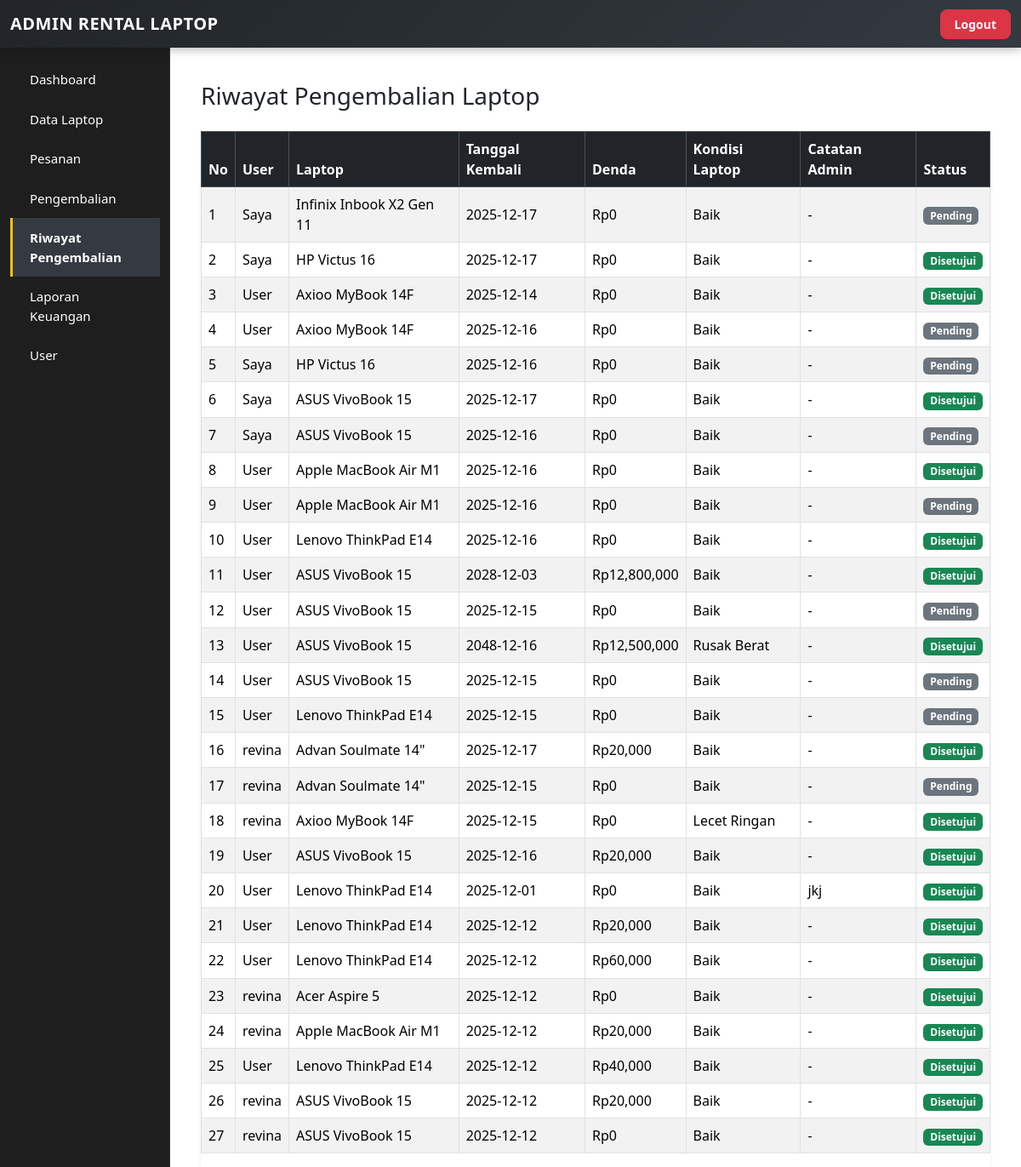
Page /admin/riwayat_pengembalian.php (signed in) on the committed database.
### tables this page shows
CREATE TABLE `tb_pengembalian` (
  `id_pengembalian` int NOT NULL AUTO_INCREMENT,
  `id_pesanan` int NOT NULL,
  `tanggal_kembali` date NOT NULL,
  `denda` int DEFAULT '0',
  `kondisi_laptop` varchar(100) DEFAULT 'Baik',
  `catatan_admin` text,
  `status` enum('Pending','Disetujui','Ditolak') NOT NULL DEFAULT 'Pending',
  PRIMARY KEY (`id_pengembalian`),
  KEY `id_pesanan` (`id_pesanan`),
  CONSTRAINT `tb_pengembalian_ibfk_1` FOREIGN KEY (`id_pesanan`) REFERENCES `tb_pesanan` (`id_pesanan`)
);

CREATE TABLE `tb_user` (
  `id_user` int NOT NULL AUTO_INCREMENT,
  `nama` varchar(100) NOT NULL,
  `email` varchar(100) NOT NULL,
  `password` varchar(100) NOT NULL,
  `role` enum('user','admin') NOT NULL,
  PRIMARY KEY (`id_user`)
);

CREATE TABLE `tb_laptop` (
  `id_laptop` int NOT NULL AUTO_INCREMENT,
  `nama` varchar(100) NOT NULL,
  `foto` varchar(255) DEFAULT NULL,
  `spesifikasi` text NOT NULL,
  `harga_per_hari` int DEFAULT NULL,
  `stok` int NOT NULL,
  `status` enum('Tersedia','Disewa') NOT NULL,
  `harga` int NOT NULL,
  PRIMARY KEY (`id_laptop`)
);

### admin/riwayat_pengembalian.php (the view, shortened to what this page needs)
<?php
require "../config/database.php";
$sql = "
    SELECT
        k.id_pengembalian,
        k.tanggal_kembali,
        k.denda,
        k.kondisi_laptop,
        k.catatan_admin,
        k.status,
        u.nama AS nama_user,
        l.nama AS nama_laptop
    FROM tb_pengembalian k
    JOIN tb_pesanan p ON k.id_pesanan = p.id_pesanan
    JOIN tb_user u ON p.id_user = u.id_user
    JOIN tb_laptop l ON p.id_laptop = l.id_laptop
    ORDER BY k.id_pengembalian DESC
";
$data = $conn->query($sql);
?>
<!DOCTYPE html>
<html lang="id">
<head>
    <link href="https://cdn.jsdelivr.net/npm/bootstrap@5.3.2/dist/css/bootstrap.min.css" rel="stylesheet">
</head>
<body>
<?php require "../assets/header.php"; ?>
<div class="container mt-5">
    <h3 class="mb-4">Riwayat Pengembalian Laptop</h3>
    <div class="table-responsive shadow-sm">
        <table class="table table-bordered table-striped align-middle">
            <thead class="table-dark">
                <tr>
                    <th>No</th>
                    <th>User</th>
                    <th>Laptop</th>
                    <th>Tanggal Kembali</th>
                    <th>Denda</th>
                    <th>Kondisi Laptop</th>
                    <th>Catatan Admin</th>
                    <th>Status</th>
                </tr>
            </thead>
            <tbody>
            <?php
            $no = 1;
            if ($data->num_rows == 0): ?>
                <tr>
                    <td colspan="8" class="text-center py-4 text-muted">
                        Belum ada riwayat pengembalian.
                    </td>
                </tr>
            <?php else: ?>
                <?php foreach ($data as $k): ?>
                <tr>
                    <td><?= $no++; ?></td>
                    <td><?= $k['nama_user']; ?></td>
                    <td><?= $k['nama_laptop']; ?></td>
                    <td><?= $k['tanggal_kembali']; ?></td>
                    <td>Rp<?= number_format($k['denda']); ?></td>
                    <td><?= $k['kondisi_laptop']; ?></td>
                    <td><?= $k['catatan_admin'] ?: '-'; ?></td>
                    <td>
                        <?php if ($k['status'] == 'Disetujui'): ?>
                            <span class="badge bg-success">Disetujui</span>
                        <?php elseif ($k['status'] == 'Ditolak'): ?>
                            <span class="badge bg-warning">Pending</span>
                        <?php else: ?>
                            <span class="badge bg-secondary"><?= $k['status']; ?></span>
                        <?php endif; ?>
                    </td>
                </tr>
                <?php endforeach; ?>
            <?php endif; ?>
            </tbody>
        </table>
    </div>
</div>
</body>
</html>

### rows in the picture
tb_pengembalian: tb_user.nama "Saya", tb_laptop.nama "Infinix Inbook X2 Gen 11", tanggal_kembali "2025-12-17", denda "0", kondisi_laptop "Baik", catatan_admin "-", status "Pending"
tb_pengembalian: tb_user.nama "Saya", tb_laptop.nama "HP Victus 16", tanggal_kembali "2025-12-17", denda "0", kondisi_laptop "Baik", catatan_admin "-", status "Disetujui"
tb_pengembalian: tb_user.nama "User", tb_laptop.nama "Axioo MyBook 14F", tanggal_kembali "2025-12-14", denda "0", kondisi_laptop "Baik", catatan_admin "-", status "Disetujui"
tb_pengembalian: tb_user.nama "User", tb_laptop.nama "Axioo MyBook 14F", tanggal_kembali "2025-12-16", denda "0", kondisi_laptop "Baik", catatan_admin "-", status "Pending"
tb_pengembalian: tb_user.nama "Saya", tb_laptop.nama "HP Victus 16", tanggal_kembali "2025-12-16", denda "0", kondisi_laptop "Baik", catatan_admin "-", status "Pending"
tb_pengembalian: tb_user.nama "Saya", tb_laptop.nama "ASUS VivoBook 15", tanggal_kembali "2025-12-17", denda "0", kondisi_laptop "Baik", catatan_admin "-", status "Disetujui"
tb_pengembalian: tb_user.nama "Saya", tb_laptop.nama "ASUS VivoBook 15", tanggal_kembali "2025-12-16", denda "0", kondisi_laptop "Baik", catatan_admin "-", status "Pending"
tb_pengembalian: tb_user.nama "User", tb_laptop.nama "Apple MacBook Air M1", tanggal_kembali "2025-12-16", denda "0", kondisi_laptop "Baik", catatan_admin "-", status "Disetujui"
tb_pengembalian: tb_user.nama "User", tb_laptop.nama "Apple MacBook Air M1", tanggal_kembali "2025-12-16", denda "0", kondisi_laptop "Baik", catatan_admin "-", status "Pending"
tb_pengembalian: tb_user.nama "User", tb_laptop.nama "Lenovo ThinkPad E14", tanggal_kembali "2025-12-16", denda "0", kondisi_laptop "Baik", catatan_admin "-", status "Disetujui"
tb_pengembalian: tb_user.nama "User", tb_laptop.nama "ASUS VivoBook 15", tanggal_kembali "2028-12-03", denda "12,800,000", kondisi_laptop "Baik", catatan_admin "-", status "Disetujui"
tb_pengembalian: tb_user.nama "User", tb_laptop.nama "ASUS VivoBook 15", tanggal_kembali "2025-12-15", denda "0", kondisi_laptop "Baik", catatan_admin "-", status "Pending"
tb_pengembalian: tb_user.nama "User", tb_laptop.nama "ASUS VivoBook 15", tanggal_kembali "2048-12-16", denda "12,500,000", kondisi_laptop "Rusak Berat", catatan_admin "-", status "Disetujui"
tb_pengembalian: tb_user.nama "User", tb_laptop.nama "ASUS VivoBook 15", tanggal_kembali "2025-12-15", denda "0", kondisi_laptop "Baik", catatan_admin "-", status "Pending"
tb_pengembalian: tb_user.nama "User", tb_laptop.nama "Lenovo ThinkPad E14", tanggal_kembali "2025-12-15", denda "0", kondisi_laptop "Baik", catatan_admin "-", status "Pending"
tb_pengembalian: tb_user.nama "revina", tb_laptop.nama "Advan Soulmate 14\"", tanggal_kembali "2025-12-17", denda "20,000", kondisi_laptop "Baik", catatan_admin "-", status "Disetujui"
tb_pengembalian: tb_user.nama "revina", tb_laptop.nama "Advan Soulmate 14\"", tanggal_kembali "2025-12-15", denda "0", kondisi_laptop "Baik", catatan_admin "-", status "Pending"
tb_pengembalian: tb_user.nama "revina", tb_laptop.nama "Axioo MyBook 14F", tanggal_kembali "2025-12-15", denda "0", kondisi_laptop "Lecet Ringan", catatan_admin "-", status "Disetujui"
tb_pengembalian: tb_user.nama "User", tb_laptop.nama "ASUS VivoBook 15", tanggal_kembali "2025-12-16", denda "20,000", kondisi_laptop "Baik", catatan_admin "-", status "Disetujui"
tb_pengembalian: tb_user.nama "User", tb_laptop.nama "Lenovo ThinkPad E14", tanggal_kembali "2025-12-01", denda "0", kondisi_laptop "Baik", catatan_admin "jkj", status "Disetujui"
tb_pengembalian: tb_user.nama "User", tb_laptop.nama "Lenovo ThinkPad E14", tanggal_kembali "2025-12-12", denda "20,000", kondisi_laptop "Baik", catatan_admin "-", status "Disetujui"
tb_pengembalian: tb_user.nama "User", tb_laptop.nama "Lenovo ThinkPad E14", tanggal_kembali "2025-12-12", denda "60,000", kondisi_laptop "Baik", catatan_admin "-", status "Disetujui"
tb_pengembalian: tb_user.nama "revina", tb_laptop.nama "Acer Aspire 5", tanggal_kembali "2025-12-12", denda "0", kondisi_laptop "Baik", catatan_admin "-", status "Disetujui"
tb_pengembalian: tb_user.nama "revina", tb_laptop.nama "Apple MacBook Air M1", tanggal_kembali "2025-12-12", denda "20,000", kondisi_laptop "Baik", catatan_admin "-", status "Disetujui"
tb_pengembalian: tb_user.nama "User", tb_laptop.nama "Lenovo ThinkPad E14", tanggal_kembali "2025-12-12", denda "40,000", kondisi_laptop "Baik", catatan_admin "-", status "Disetujui"
tb_pengembalian: tb_user.nama "revina", tb_laptop.nama "ASUS VivoBook 15", tanggal_kembali "2025-12-12", denda "20,000", kondisi_laptop "Baik", catatan_admin "-", status "Disetujui"
tb_pengembalian: tb_user.nama "revina", tb_laptop.nama "ASUS VivoBook 15", tanggal_kembali "2025-12-12", denda "0", kondisi_laptop "Baik", catatan_admin "-", status "Disetujui"
